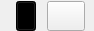
<?xml version="1.0" encoding="UTF-8"?>
<ui version="4.0">
 <class>UIWhiteBoardTool</class>
 <widget class="QWidget" name="UIWhiteBoardTool">
  <property name="geometry">
   <rect>
    <x>0</x>
    <y>0</y>
    <width>94</width>
    <height>31</height>
   </rect>
  </property>
  <property name="maximumSize">
   <size>
    <width>16777215</width>
    <height>48</height>
   </size>
  </property>
  <property name="windowTitle">
   <string>UIWhiteBoardTool</string>
  </property>
  <layout class="QHBoxLayout" name="horizontalLayout_2">
   <property name="spacing">
    <number>0</number>
   </property>
   <property name="leftMargin">
    <number>1</number>
   </property>
   <property name="topMargin">
    <number>1</number>
   </property>
   <property name="rightMargin">
    <number>1</number>
   </property>
   <property name="bottomMargin">
    <number>0</number>
   </property>
   <item>
    <widget class="QWidget" name="widget" native="true">
     <layout class="QHBoxLayout" name="horizontalLayout">
      <property name="spacing">
       <number>0</number>
      </property>
      <property name="leftMargin">
       <number>10</number>
      </property>
      <property name="topMargin">
       <number>0</number>
      </property>
      <property name="rightMargin">
       <number>0</number>
      </property>
      <property name="bottomMargin">
       <number>0</number>
      </property>
      <item>
       <widget class="QPushButton" name="color_pushButton">
        <property name="minimumSize">
         <size>
          <width>0</width>
          <height>30</height>
         </size>
        </property>
        <property name="maximumSize">
         <size>
          <width>20</width>
          <height>30</height>
         </size>
        </property>
        <property name="toolTip">
         <string>颜色器</string>
        </property>
        <property name="styleSheet">
         <string notr="true">background-color: rgb(0, 0, 0);</string>
        </property>
        <property name="text">
         <string/>
        </property>
       </widget>
      </item>
      <item>
       <widget class="QLabel" name="label">
        <property name="minimumSize">
         <size>
          <width>1</width>
          <height>0</height>
         </size>
        </property>
        <property name="maximumSize">
         <size>
          <width>1</width>
          <height>16777215</height>
         </size>
        </property>
        <property name="text">
         <string/>
        </property>
       </widget>
      </item>
      <item>
       <widget class="QPushButton" name="return_pushButton">
        <property name="minimumSize">
         <size>
          <width>0</width>
          <height>30</height>
         </size>
        </property>
        <property name="maximumSize">
         <size>
          <width>38</width>
          <height>30</height>
         </size>
        </property>
        <property name="toolTip">
         <string>撤销</string>
        </property>
        <property name="text">
         <string/>
        </property>
       </widget>
      </item>
     </layout>
    </widget>
   </item>
  </layout>
 </widget>
 <layoutdefault spacing="6" margin="11"/>
 <resources/>
 <connections/>
</ui>
